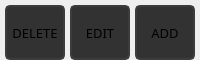
           <widget class="QFrame" name="btnbar">
            <property name="maximumSize">
             <size>
              <width>16777215</width>
              <height>60</height>
             </size>
            </property>
            <property name="frameShape">
             <enum>QFrame::NoFrame</enum>
            </property>
            <property name="frameShadow">
             <enum>QFrame::Raised</enum>
            </property>
            <layout class="QHBoxLayout" name="horizontalLayout_6">
             <property name="spacing">
              <number>5</number>
             </property>
             <property name="leftMargin">
              <number>5</number>
             </property>
             <property name="topMargin">
              <number>5</number>
             </property>
             <property name="rightMargin">
              <number>5</number>
             </property>
             <property name="bottomMargin">
              <number>0</number>
             </property>
             <item>
              <widget class="QPushButton" name="btn_delete">
               <property name="sizePolicy">
                <sizepolicy hsizetype="Minimum" vsizetype="Expanding">
                 <horstretch>0</horstretch>
                 <verstretch>0</verstretch>
                </sizepolicy>
               </property>
               <property name="font">
                <font>
                 <family>Quicksand</family>
                 <pointsize>10</pointsize>
                </font>
               </property>
               <property name="styleSheet">
                <string notr="true">QPushButton{
	background-color:rgb(50, 50, 50);
	border:2px solid rgb(60, 60, 60);
	border-radius:5px;
}
QPushButton:hover{
	background-color:rgb(60, 60, 60);
	border: 2px solid rgb(70, 70, 70);
}
QPushButton:pressed{
	background-color:rgb(250, 230, 0);
	border: 2px solid rgb(255, 165, 24);
	color: rgb(35, 35, 35);
}</string>
               </property>
               <property name="text">
                <string>DELETE</string>
               </property>
              </widget>
             </item>
             <item>
              <widget class="QPushButton" name="btn_edit">
               <property name="sizePolicy">
                <sizepolicy hsizetype="Minimum" vsizetype="Expanding">
                 <horstretch>0</horstretch>
                 <verstretch>0</verstretch>
                </sizepolicy>
               </property>
               <property name="font">
                <font>
                 <family>Quicksand</family>
                 <pointsize>10</pointsize>
                </font>
               </property>
               <property name="styleSheet">
                <string notr="true">QPushButton{
	background-color:rgb(50, 50, 50);
	border:2px solid rgb(60, 60, 60);
	border-radius:5px;
}
QPushButton:hover{
	background-color:rgb(60, 60, 60);
	border: 2px solid rgb(70, 70, 70);
}
QPushButton:pressed{
	background-color:rgb(250, 230, 0);
	border: 2px solid rgb(255, 165, 24);
	color: rgb(35, 35, 35);
}</string>
               </property>
               <property name="text">
                <string>EDIT</string>
               </property>
              </widget>
             </item>
             <item>
              <widget class="QPushButton" name="btn_add">
               <property name="sizePolicy">
                <sizepolicy hsizetype="Minimum" vsizetype="Expanding">
                 <horstretch>0</horstretch>
                 <verstretch>0</verstretch>
                </sizepolicy>
               </property>
               <property name="font">
                <font>
                 <family>Quicksand</family>
                 <pointsize>10</pointsize>
                </font>
               </property>
               <property name="styleSheet">
                <string notr="true">QPushButton{
	background-color:rgb(50, 50, 50);
	border:2px solid rgb(60, 60, 60);
	border-radius:5px;
}
QPushButton:hover{
	background-color:rgb(60, 60, 60);
	border: 2px solid rgb(70, 70, 70);
}
QPushButton:pressed{
	background-color:rgb(250, 230, 0);
	border: 2px solid rgb(255, 165, 24);
	color: rgb(35, 35, 35);
}</string>
               </property>
               <property name="text">
                <string>ADD</string>
               </property>
              </widget>
             </item>
            </layout>
           </widget>
